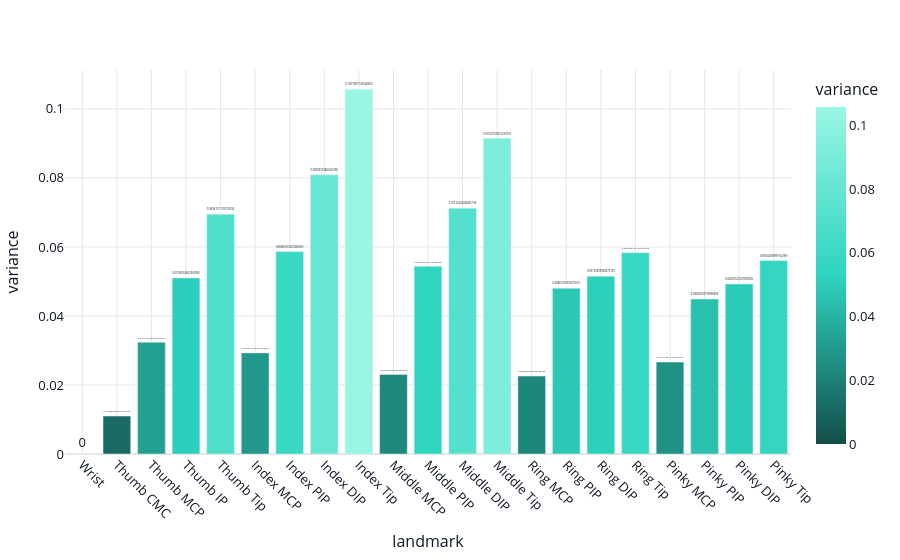

Notebook code cell kept with this figure:
### Markdown cell above
## 2.5 Landmark Importance (Variance)
We understood that each joint can have a significant role or even a little analytical value. This can be seen clearly here.

### Code cell
landmark_var = []
for i in range(21):
    v = df[f'x{i}'].var() + df[f'y{i}'].var() + df[f'z{i}'].var()
    landmark_var.append(v)

names = [
    "Wrist",
    "Thumb CMC","Thumb MCP","Thumb IP","Thumb Tip",
    "Index MCP","Index PIP","Index DIP","Index Tip",
    "Middle MCP","Middle PIP","Middle DIP","Middle Tip",
    "Ring MCP","Ring PIP","Ring DIP","Ring Tip",
    "Pinky MCP","Pinky PIP","Pinky DIP","Pinky Tip"
]

var_df = pd.DataFrame({
    "landmark": names,
    "variance": landmark_var
})

fig = px.bar(
    var_df,
    x='landmark',
    y='variance',
    text='variance',
    color='variance',
    color_continuous_scale=['#134E4A', MINT, MINT_LIGHT],
)

fig.update_traces(textposition='outside')
fig.update_layout(**plotly_layout)
fig.update_xaxes(tickangle=45)

fig.show()

### Figure 1 — Plotly figure (JSON) as saved in the notebook; plotly's stock layout.template omitted (floating-point values rounded to 4 significant figures)
{"data": [{"hovertemplate": "landmark=%{x}<br>variance=%{marker.color}<extra></extra>", "legendgroup": "", "marker": {"color": [0.0, 0.01099, 0.03238, 0.051, 0.06947, 0.0293, 0.05865, 0.08091, 0.1057, 0.02305, 0.05438, 0.07122, 0.09148, 0.02257, 0.04801, 0.05154, 0.05832, 0.02663, 0.04491, 0.04926, 0.05604], "coloraxis": "coloraxis", "pattern": {"shape": ""}}, "name": "", "orientation": "v", "showlegend": false, "text": [0.0, 0.01099, 0.03238, 0.051, 0.06947, 0.0293, 0.05865, 0.08091, 0.1057, 0.02305, 0.05438, 0.07122, 0.09148, 0.02257, 0.04801, 0.05154, 0.05832, 0.02663, 0.04491, 0.04926, 0.05604], "textposition": "outside", "type": "bar", "x": ["Wrist", "Thumb CMC", "Thumb MCP", "Thumb IP", "Thumb Tip", "Index MCP", "Index PIP", "Index DIP", "Index Tip", "Middle MCP", "Middle PIP", "Middle DIP", "Middle Tip", "Ring MCP", "Ring PIP", "Ring DIP", "Ring Tip", "Pinky MCP", "Pinky PIP", "Pinky DIP", "Pinky Tip"], "xaxis": "x", "y": [0.0, 0.01099, 0.03238, 0.051, 0.06947, 0.0293, 0.05865, 0.08091, 0.1057, 0.02305, 0.05438, 0.07122, 0.09148, 0.02257, 0.04801, 0.05154, 0.05832, 0.02663, 0.04491, 0.04926, 0.05604], "yaxis": "y"}], "layout": {"barmode": "relative", "coloraxis": {"colorbar": {"title": {"text": "variance"}}, "colorscale": [[0, "#134E4A"], [0.5, "#2DD4BF"], [1, "#99F6E4"]]}, "font": {"color": "#111827", "size": 13}, "legend": {"tracegroupgap": 0}, "margin": {"b": 50, "l": 50, "r": 40, "t": 70}, "paper_bgcolor": "#FFFFFF", "plot_bgcolor": "#FFFFFF", "title": {"font": {"color": "#111827", "size": 22}}, "xaxis": {"anchor": "y", "domain": [0, 1], "gridcolor": "#E5E7EB", "tickangle": 45, "title": {"text": "landmark"}, "zerolinecolor": "#E5E7EB"}, "yaxis": {"anchor": "x", "domain": [0, 1], "gridcolor": "#E5E7EB", "title": {"text": "variance"}, "zerolinecolor": "#E5E7EB"}}}
